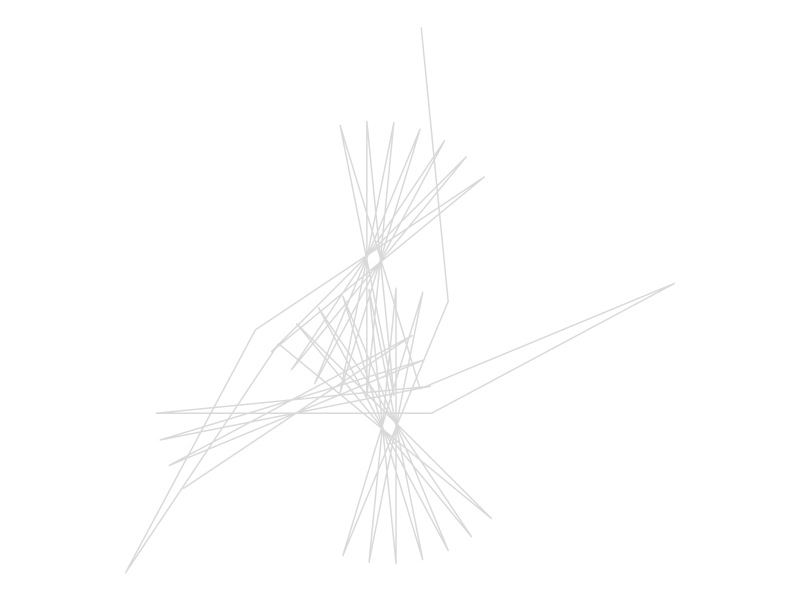
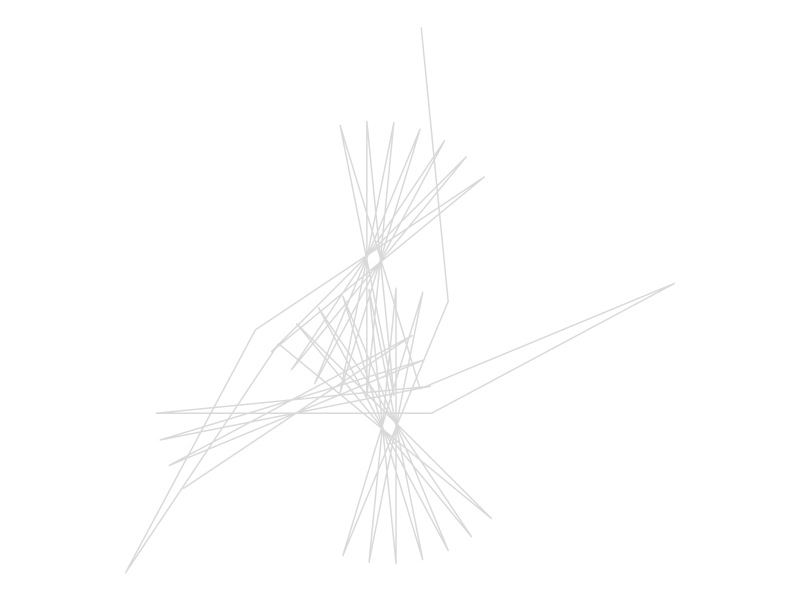

The R source for these figures, in order:
# Load required libraries
library(tidyverse)
library(purrr)
library(tibble)

# Define the pattern function
pattern <- function(a, b, c_value = pi/2, d_value = pi/5, e_value = 4) {
  tibble(
    x = accumulate(1:40, ~ .x - sin((.y %% e_value) * c_value - ceiling((.y - 1) / e_value) * d_value), .init = a), # nolint # nolint: line_length_linter.
    y = accumulate(1:40, ~ .x + cos((.y %% e_value) * c_value - ceiling((.y - 1) / e_value) * d_value), .init = b) # nolint # nolint: line_length_linter.
  )
}

# Arrange patterns on a circle
t <- seq(0, 2 * pi, length.out = 120)
centers <- tibble(x = sin(t), y = cos(t))

# Initialize parameters
c_value <- sample(seq(from = 0, to = 2 * pi, by = pi / 32), 1)
d_value <- sample(seq(from = 0, to = 2 * pi, by = pi / 32), 1)
e_value <- sample(1:20, 1)

# Generate and combine patterns
result <- map_df(1:seq_len(nrow(centers)), function(i) {
  pattern(a = centers$x[i],
          b = centers$y[i],
          c_value = c_value,
          d_value = d_value,
          e_value = e_value) %>%
    mutate(df = i)  # Add identifier
})

# Plot the patterns
ggplot(result) +
  geom_path(aes(x, y, group = df), alpha = 0.15) +
  coord_fixed() +
  theme_void()

# Save the output
ggsave("choose_a_name.png", height = 5, width = 5, units = "in", dpi = 800)
